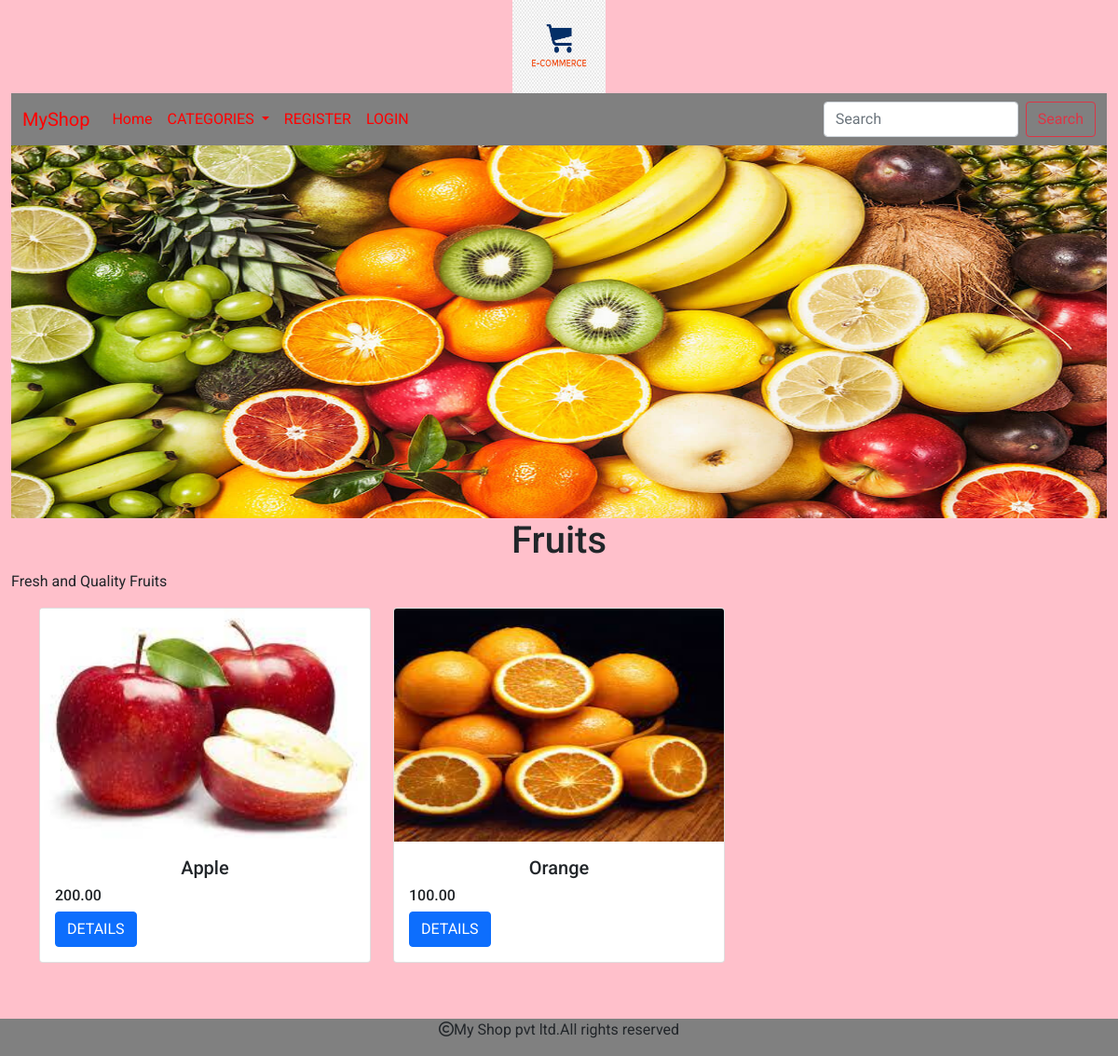
/products/fruits/, run on the app's committed database.
### shop/models.py (models this page shows, shortened)
class Category(models.Model):
    name=models.CharField(max_length=200,unique=True)
    slug=models.SlugField(max_length=200,unique=True)
    desc=models.TextField(blank=True)
    img=models.ImageField(upload_to='shop/category',null=True,blank=True)

class Product(models.Model):
    name=models.CharField(max_length=200,unique=True)
    slug=models.SlugField(max_length=200,unique=True)
    desc=models.TextField(blank=True)
    price=models.DecimalField(max_digits=10,decimal_places=2)
    category=models.ForeignKey(Category,on_delete=models.CASCADE)
    img=models.ImageField(upload_to='img/products',null=True)
    stock=models.IntegerField()
    available=models.BooleanField(default=True)
    created=models.DateTimeField(auto_now_add=True)
    updated=models.DateTimeField(auto_now=True)

### shop/views.py (the view)
# urls.py: path('products/<slug:s>/',views.products,name='products'),
def products(request,s):
    c=Category.objects.get(slug=s)
    s=Product.objects.filter(category__slug=s)
    return render(request,'products.html',{'s':s,'c':c})

### cart/context_processors.py (called while the page is built, shortened)
def counter(request):
    count=0
    return {'count':count}

### shop/context_processors.py (called while the page is built)
def menu_links(request):
    links=Category.objects.all()
    return {'l':links}

### templates/products.html
{% extends 'base.html' %}
{% load static %}
{% block content %}
<div class="container-fluid">
    <img src="{{c.img.url}}" height="400px" width="100%">
</div>
<div class="container-fluid">
    <h1 class="text-center">{{c.name}}</h1>
    <p class="text-align:justify">{{c.desc}}</p>
</div>
<div class="container" style="margin-bottom:100px">
    <div class="row">
        {% for i in s %}
        <div class="col-sm-4">
            <div class="card" style="">
  <img src="{{i.img.url}}" class="card-img-top" height="250px" width="100%" alt="...">
  <div class="card-body">
    <h5 class="card-title text-center">{{i.name}}</h5>
    <h6 class="card-text">{{i.price}}</h6>
    <a href="{% url 'shop:details' i.slug %}" class="btn btn-primary">DETAILS</a>
  </div>
</div>
        </div>
        {% endfor %}
    </div>
</div>
{% endblock %}

### static/css/style.css (style rules this page uses)
body { background:pink;font-family: 'Roboto', sans-serif; }

### data on the page
Category: img (picture), name "Fruits", desc "Fresh and Quality Fruits"
Product: img (picture), name "Apple", price "200.00"
Product: img (picture), name "Orange", price "100.00"
